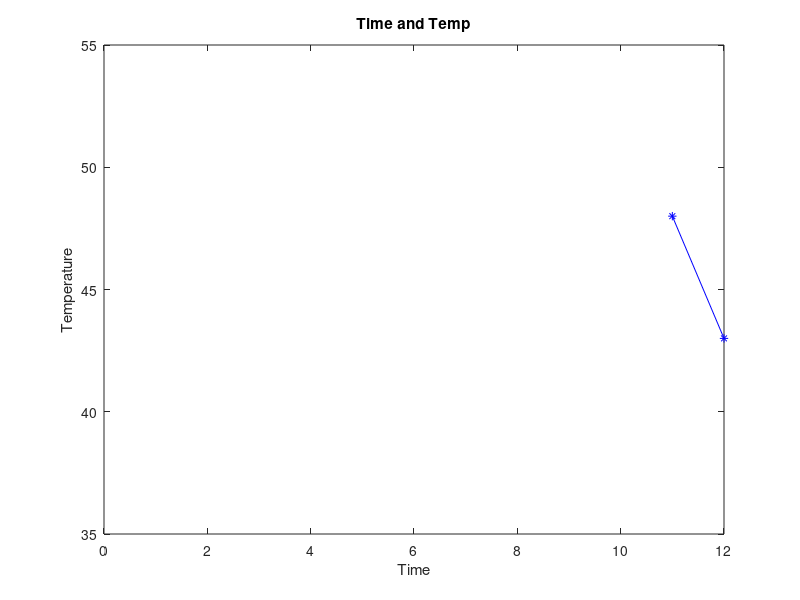

This figure's MATLAB source:
X = [11, 12];
Y = [48, 43];
plot(X, Y, 'b*-')

axis([0 12 35 55])
xlabel('Time')
ylabel('Temperature')

title('Time and Temp')